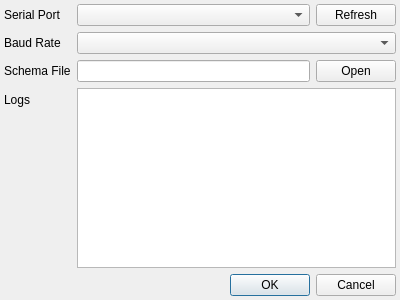
<?xml version="1.0" encoding="UTF-8"?>
<ui version="4.0">
 <class>SettingsDialog</class>
 <widget class="QDialog" name="SettingsDialog">
  <property name="geometry">
   <rect>
    <x>0</x>
    <y>0</y>
    <width>400</width>
    <height>300</height>
   </rect>
  </property>
  <property name="windowTitle">
   <string>Settings</string>
  </property>
  <layout class="QVBoxLayout" name="verticalLayout">
   <property name="leftMargin">
    <number>4</number>
   </property>
   <property name="topMargin">
    <number>4</number>
   </property>
   <property name="rightMargin">
    <number>4</number>
   </property>
   <property name="bottomMargin">
    <number>4</number>
   </property>
   <item>
    <layout class="QFormLayout" name="formLayout">
     <item row="0" column="0">
      <widget class="QLabel" name="label">
       <property name="text">
        <string>Serial Port</string>
       </property>
      </widget>
     </item>
     <item row="1" column="0">
      <widget class="QLabel" name="label_2">
       <property name="text">
        <string>Baud Rate</string>
       </property>
      </widget>
     </item>
     <item row="1" column="1">
      <widget class="QComboBox" name="baudRateComboBox"/>
     </item>
     <item row="2" column="0">
      <widget class="QLabel" name="label_3">
       <property name="text">
        <string>Schema File</string>
       </property>
      </widget>
     </item>
     <item row="2" column="1">
      <layout class="QHBoxLayout" name="horizontalLayout">
       <item>
        <widget class="QLineEdit" name="schemaFilePathLineEdit"/>
       </item>
       <item>
        <widget class="QPushButton" name="schemaFileOpenButton">
         <property name="sizePolicy">
          <sizepolicy hsizetype="Minimum" vsizetype="Minimum">
           <horstretch>0</horstretch>
           <verstretch>0</verstretch>
          </sizepolicy>
         </property>
         <property name="text">
          <string>Open</string>
         </property>
        </widget>
       </item>
      </layout>
     </item>
     <item row="0" column="1">
      <layout class="QHBoxLayout" name="horizontalLayout_3">
       <item>
        <widget class="QComboBox" name="serialPortComboBox"/>
       </item>
       <item>
        <widget class="QPushButton" name="serialPortRefreshButton">
         <property name="sizePolicy">
          <sizepolicy hsizetype="Fixed" vsizetype="Minimum">
           <horstretch>0</horstretch>
           <verstretch>0</verstretch>
          </sizepolicy>
         </property>
         <property name="text">
          <string>Refresh</string>
         </property>
        </widget>
       </item>
      </layout>
     </item>
     <item row="3" column="0">
      <widget class="QLabel" name="label_4">
       <property name="text">
        <string>Logs</string>
       </property>
      </widget>
     </item>
     <item row="3" column="1">
      <widget class="LogTextEdit" name="logsTextEdit">
       <property name="readOnly">
        <bool>true</bool>
       </property>
      </widget>
     </item>
    </layout>
   </item>
   <item>
    <widget class="QDialogButtonBox" name="buttonBox">
     <property name="orientation">
      <enum>Qt::Horizontal</enum>
     </property>
     <property name="standardButtons">
      <set>QDialogButtonBox::Cancel|QDialogButtonBox::Ok</set>
     </property>
    </widget>
   </item>
  </layout>
 </widget>
 <customwidgets>
  <customwidget>
   <class>LogTextEdit</class>
   <extends>QTextEdit</extends>
   <header>logtextedit.h</header>
  </customwidget>
 </customwidgets>
 <resources/>
 <connections>
  <connection>
   <sender>buttonBox</sender>
   <signal>accepted()</signal>
   <receiver>SettingsDialog</receiver>
   <slot>accept()</slot>
   <hints>
    <hint type="sourcelabel">
     <x>248</x>
     <y>254</y>
    </hint>
    <hint type="destinationlabel">
     <x>157</x>
     <y>274</y>
    </hint>
   </hints>
  </connection>
  <connection>
   <sender>buttonBox</sender>
   <signal>rejected()</signal>
   <receiver>SettingsDialog</receiver>
   <slot>reject()</slot>
   <hints>
    <hint type="sourcelabel">
     <x>316</x>
     <y>260</y>
    </hint>
    <hint type="destinationlabel">
     <x>286</x>
     <y>274</y>
    </hint>
   </hints>
  </connection>
 </connections>
</ui>
